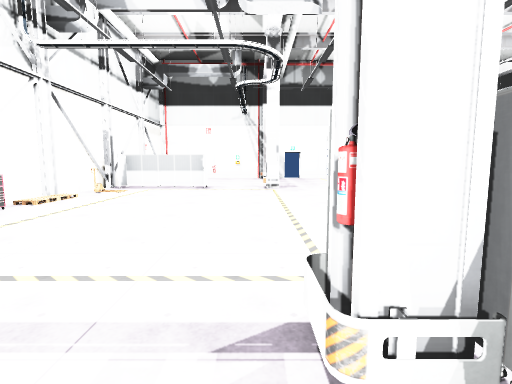
[1] (above)

19 first-person views from a walk through a Unity game level. The camera is 1.5 m above the floor, tilts 6° down and sees 85° across. The floor is counted in squares, 2 m on a side. Each view is taken from the middle of a square. On the plan, view 1 faces up. The plan holds only what a view shows up to about 10 squares ahead; the rest is blank. The player character is not drawn. Door leaves are left out, so doorways stand open. Some surface patterns are stand-ins.

[2]
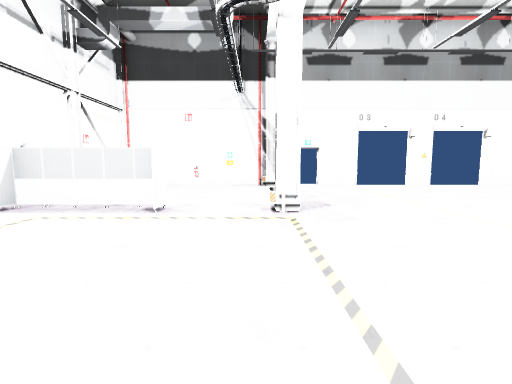

[3]
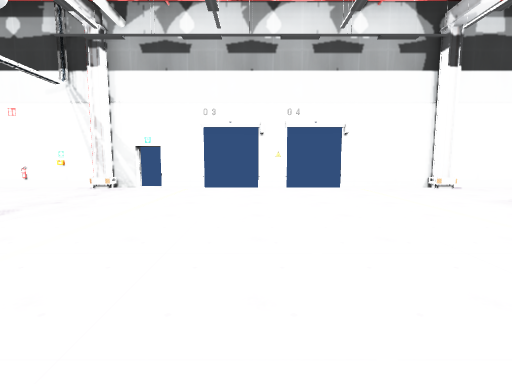

[4]
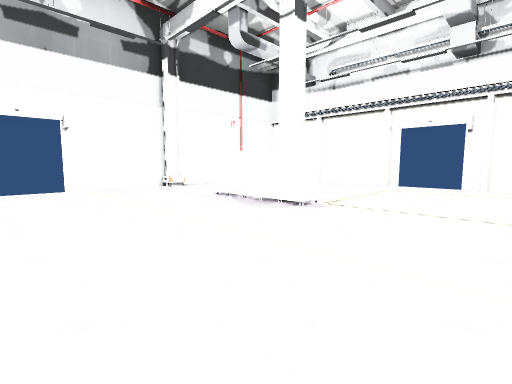

[5]
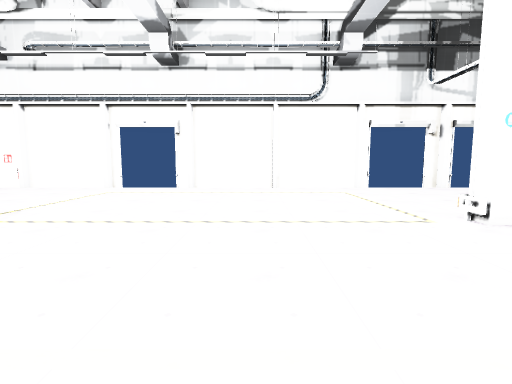

[6]
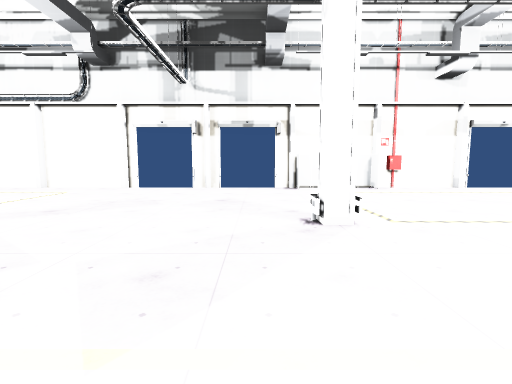

[7]
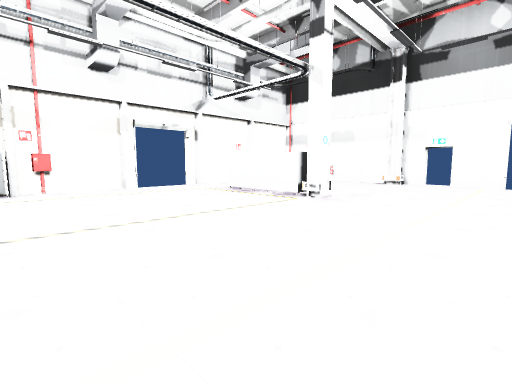

[8]
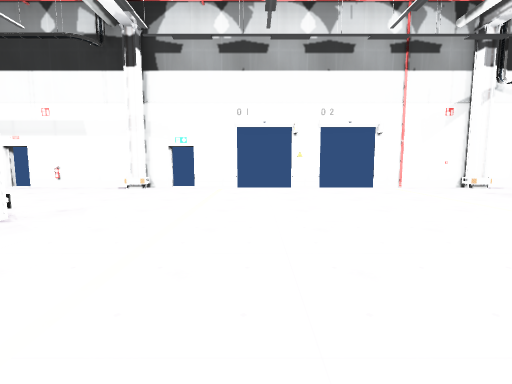

[9]
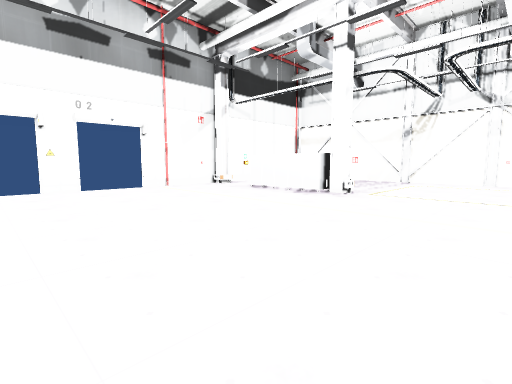

[10]
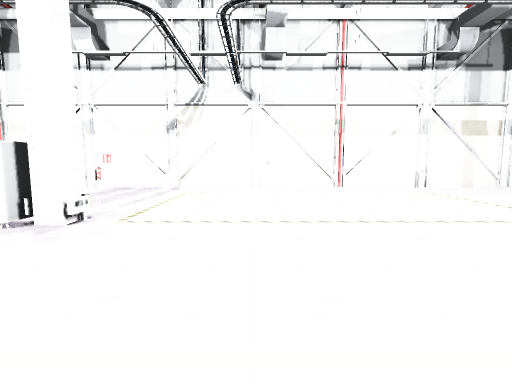

[11]
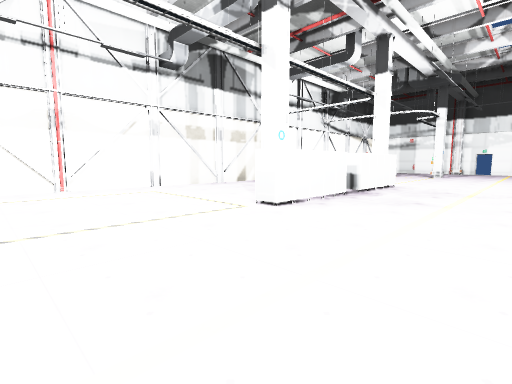

[12]
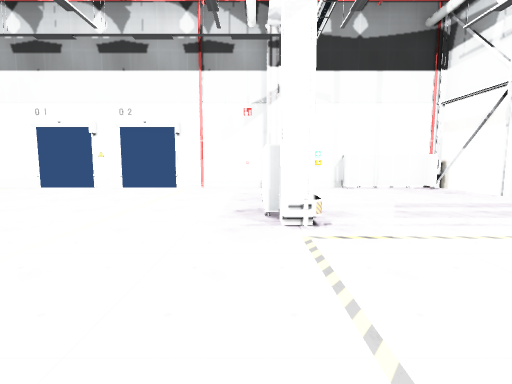

[13]
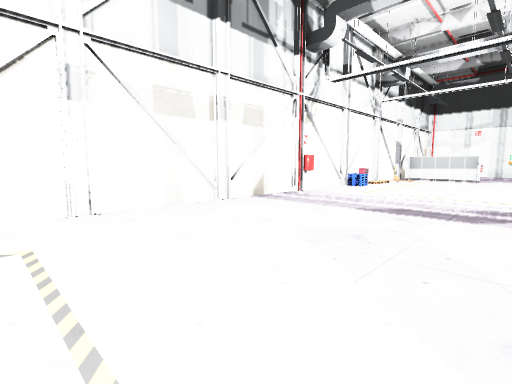

[14]
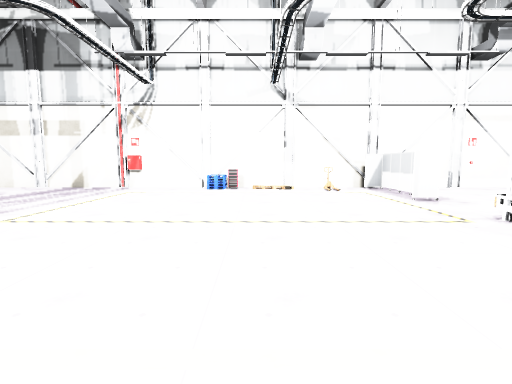

[15]
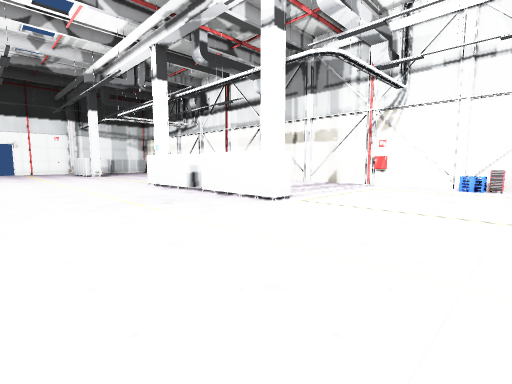

[16]
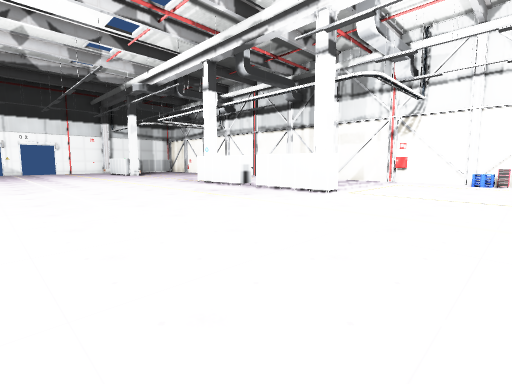

[17]
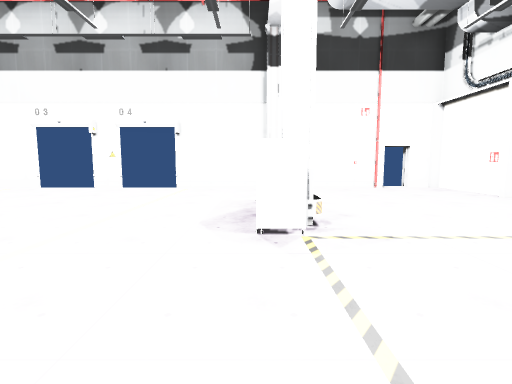

[18]
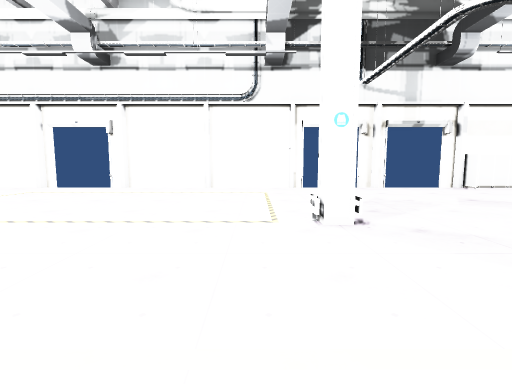

[19]
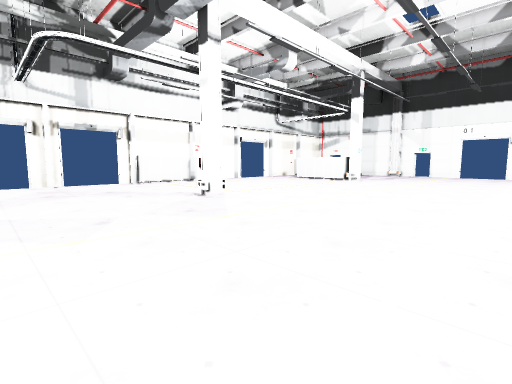

### Floor plan
Points are (right, up) in squares from view 1. A wall is a line through its corners. A room is listed if a view was taken in it or the views show most of it. See-through windows are left out.
Room 1 (views 1, 2, 3, 4, 5, 6, 7, 8, 9, 10, 11, 12, 13, 14, 15, 16, 17, 18, 19)
walls: (0.8, 0.8) (0.3, 0.8) (0.3, 1.4) (0.9, 1.4) (0.9, -1.1); (0.3, -1.9) (0.9, -1.9) (0.9, -4.4) (0.2, -4.4); (0.8, 8.3) (0.2, 8.3); (10.6, 7.9) (10, 7.9) (10, 10.4); (15.5, -2) (15.5, -1); (15.5, 0.5) (15.5, 5.9); (14.8, -6.4) (15.4, -6.4); (0.4, -11.3) (0.4, -11.9) (0.9, -11.9) (0.9, -14.4); (0.2, -11.3) (0.7, -11.3) (0.7, -11.9); (15.5, -5.8) (15.5, -3.5); (-1.5, 8.6) (-4, 8.6) (-4, 8); (-1.5, 8.8) (-1.5, 8); (10.3, -11.9) (10.3, -11.3) (13.4, -11.3); (15.5, 6) (15.5, 6.5); (15.5, -9.5) (15.5, -5.9); (15.5, 8.5) (15.5, 10.9); (6, 13.5) (5, 13.5); (3.5, 13.5) (2.1, 13.5); (0.7, 13.1) (0.2, 13.1); (15.5, -11.5) (15.5, -11); (1.4, 13.5) (-3.1, 13.5); (10.3, 13) (10.3, 13.5) (7.5, 13.5); (0.7, 13.5) (0.7, 13); (10.9, 13.1) (10.3, 13.1); (5, -16.5) (6, -16.5); (0.7, -16) (0.7, -16.5); (7.5, -16.5) (8.9, -16.5); (0.2, -16.1) (0.7, -16.1); (10.3, -16.1) (10.8, -16.1); (15.5, 11.1) (15.5, 13.5) (14.6, 13.5); (9.6, -16.5) (10.3, -16.5) (10.3, -16); (-1.5, -15.9) (-1.5, -16.5); (10.9, -16.5) (13.9, -16.5); (-4.5, 12.7) (-4.5, -16.5) (3.5, -16.5); (14, 13.5) (10.9, 13.5); (-4, -15.9) (-4, -16.5)
low walls: (0.7, 13) (0.2, 13); (10.8, 13) (10.3, 13); (0.9, -16) (0.9, -16.5); (0.2, -16) (0.7, -16); (10.3, -16) (10.8, -16)
ways out: open door at (2, 14); open door at (5.5, -16.5); open door at (5.5, 13.5); open door at (9, -17); open door at (14, -17); open door at (14, 14); open door at (15.5, -10.5); open door at (15.5, -1.5); open door at (15.5, 7.5); gap at (1, -1.5)
objects: other object (-4, -14); other object (-4, 4); other object (-4, 5); other object (-4, 7); other object (-2, 13); other object (13, -16)

Positions as (right, up) in squares from view 1, and headings:
1: (0, 0), facing up
2: (0, 4), facing up
3: (5, 5), facing up
4: (6, 5), facing up-right
5: (7, 4), facing right
6: (7, -3), facing right
7: (7, -6), facing down-right
8: (7, -8), facing down
9: (7, -8), facing down-left
10: (4, -9), facing left
11: (4, -8), facing up-left
12: (1, -8), facing down
13: (0, -5), facing up-left
14: (4, 5), facing left
15: (5, 5), facing down-left
16: (7, 5), facing down-left
17: (10, 5), facing up
18: (7, 2), facing right
19: (5, 0), facing down-right
